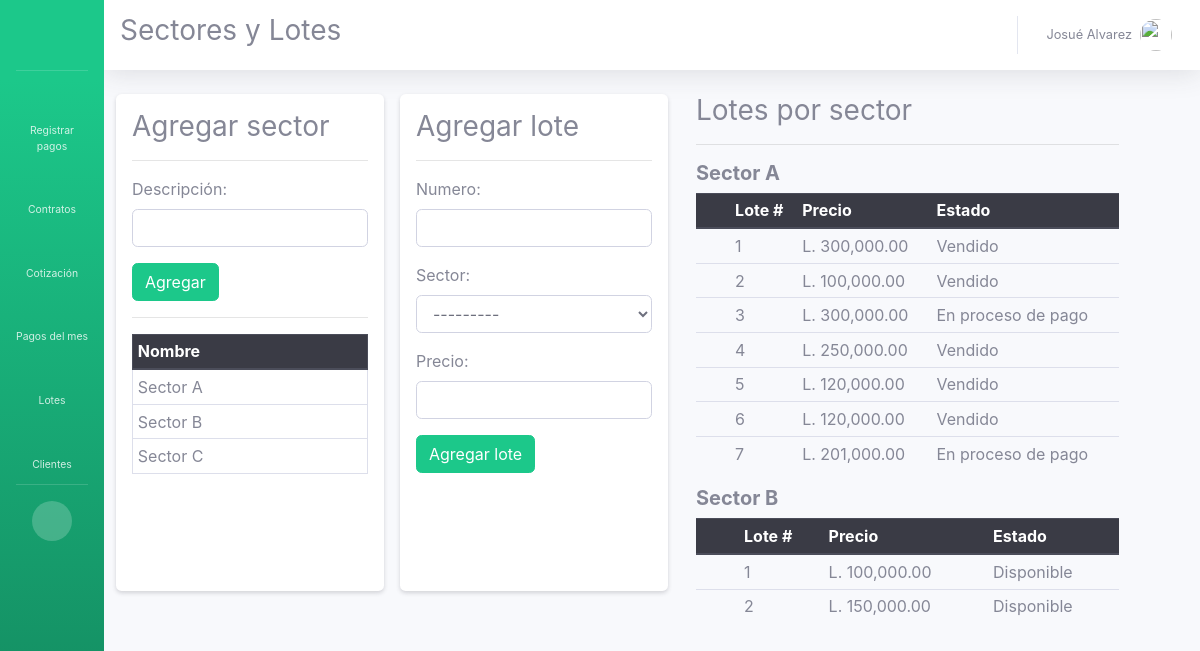
Screenshot of /s/sectores-y-lotes/ (signed in) with the database file from the repository.
### app_control_pagos/models.py (models this page shows, shortened)
class Sector(models.Model):
  descripcion = models.CharField('Descripción', max_length=15)
  latitud = models.CharField(max_length=40, null=True, blank=True)
  longitud = models.CharField(max_length=40, null=True, blank=True)
  def __str__(self):
    return self.descripcion

class Lote(models.Model):
  numero = models.IntegerField()
  sector = models.ForeignKey(Sector, on_delete = models.CASCADE)
  precio = models.DecimalField(max_digits=15, decimal_places=2)
  estado = models.ForeignKey(EstadoLote, on_delete = models.CASCADE)

class EstadoLote(models.Model):
  descripcion = models.CharField(max_length=20)
  def __str__(self):
    return self.descripcion

### app_control_pagos/views.py (the view)
# urls.py: path('sectores-y-lotes/', views.lotes, name="lotes"),
@login_required()
def lotes(request, objetivo = None, id = None):
  if objetivo is None:
    sector_form = SectorForm()
    estado_disponible = EstadoLote.objects.get(pk=1)
    lote_form = LoteForm(initial={'estado': estado_disponible})
  if objetivo == 'sector':
    lote_form = LoteForm()
    sector = Sector.objects.get(pk=id)
    sector_form = SectorForm(instance = sector)
  if objetivo == 'lote':
    sector_form = SectorForm()
    lote = Lote.objects.get(pk=id)
    lote_form = LoteForm(instance = lote)
  sectores = Sector.objects.all()
  lotes = Lote.objects.all()
  ctx = {
    'id': id,
    'sector_form': sector_form,
    'lote_form': lote_form,
    'sectores': sectores,
    'lotes': lotes
  }
  return render(request, 'app_pagos/lotes.html', ctx)

### app_control_pagos/forms.py
class SectorForm(ModelForm):
  class Meta:
    model = Sector
    fields = ['descripcion']
    widgets = {
      'descripcion': forms.TextInput(attrs={'class': 'form-control'})
    }

class LoteForm(ModelForm):
  class Meta:
    model = Lote
    fields = '__all__'
    widgets = {
      'numero': forms.NumberInput(attrs={'class': 'form-control'}),
      'sector': forms.Select(attrs={'class': 'form-control'}),
      'precio': forms.NumberInput(attrs={'class': 'form-control', 'step': 'any'}),
      'estado': forms.HiddenInput()
    }

### app_control_pagos/templates/app_pagos/lotes.html (shortened to what this page needs)
{% extends "base.html" %}
{% block title_content %}
Sectores y Lotes
{% endblock %}
{% load humanize %}
{% block content %}
  <div class="row">
    <div class="col-md-3 shadow-sm p-3 mb-5 mr-3 bg-white rounded">
      {% if id %}
      <form action="{% url 'pagos:actualizar_sector' 'sector' id %}" method="post">
      {% else %}
      <form action="{% url 'pagos:guardar_sector' 'sector' %}" method="post">
      {% endif %}
          <h3>Agregar sector</h3>
          <hr>
          {{ sector_form.as_p }}
          <input type="submit" class="btn btn-success" value="Agregar">
      </form>
      <hr>
      <table class="table table-bordered table-sm">
        <thead class="thead-dark">
          <tr>
            <th>Nombre</th>
          </tr>
        </thead>
        <tbody>
          {% for sector in sectores %}
          <tr>
            <td>
              <div class="row">
                <div class="col-8">{{ sector }}</div>
                <div class="col-4">
                  <a href="{% url 'pagos:editar_sector' 'sector' sector.id %}"><i class="fas fa-fw fa-edit"></i></a>
                </div>
              </div>
            </td>
          </tr>
          {% endfor %}
        </tbody>
      </table>
    </div>
    <div class="col-md-3 shadow-sm p-3 mb-5 mr-3 bg-white rounded">
      {% if id %}
      <form action="{% url 'pagos:actualizar_sector' 'lote' id %}" method="post">
      {% else %}
      <form action="{% url 'pagos:guardar_sector' 'lote' %}" method="post">
      {% endif %}
        <h3>Agregar lote</h3>
        <hr>
        {{ lote_form.as_p }}
        <input type="submit" value="Agregar lote" class="btn btn-success">
      </form>
    </div>
    <div class="col-md-5">
      <h3>Lotes por sector</h3>
      <hr>
      {% regroup lotes by sector as lotes_list %}
      {% for sector in lotes_list %}
      <h5><strong>{{sector.grouper}}</strong></h5>
      <table class="table table-sm">
        <thead class="thead-dark">
          <tr>
            <th></th>
            <th>Lote #</th>
            <th>Precio</th>
            <th>Estado</th>
          </tr>
        </thead>
        <tbody>
          {% for lote in sector.list %}
          <tr>
            <td>
              {% if lote.estado.descripcion != 'Vendido' %}
              <a href="{% url 'pagos:editar_sector' 'lote' lote.id %}">
                <i class="fas fa-fw fa-edit"></i>
              </a>
              {% endif %}
            </td>
            <td>{{ lote.numero }}</td>
            <td>L. {{ lote.precio|floatformat:2|intcomma }}</td>
            <td>{{ lote.estado }}</td>
          </tr>
          {% endfor %}
        </tbody>
      </table>
      {% endfor %}
    </div>
  </div>
{% endblock %}

### global_templates/base.html (shortened to what this page needs)
<!DOCTYPE html>
<html lang="en">
<head>
  {% load static %}
  <link href="{% static 'vendor/fontawesome-free/css/all.min.css' %} " rel="stylesheet">
  <link href="{% static 'bootstrap/css/bootstrap.css' %}" rel="stylesheet">
  <link href="{% static 'bootstrap/css/sb-admin-2.css' %}" rel="stylesheet">
  <link href="{% static 'jquery-ui/css/chosen.min.css' %}" rel="stylesheet">
</head>
<body id="page-top">
  <div id="wrapper">
    <ul class="navbar-nav bg-gradient-success sidebar sidebar-dark accordion toggled" id="accordionSidebar">
      <a class="sidebar-brand d-flex align-items-center justify-content-center" href="index.html">
      </a>
      <hr class="sidebar-divider">
      {% if user.is_superuser %}
      <li class="nav-item">
        <a class="nav-link" href="{% url 'pagos:registrar_pago' %}">
          <i class="fas fa-fw fa-cash-register"></i>
          <span>Registrar pagos</span>
        </a>
      </li>
      {% endif %}
      <li class="nav-item">
        <a class="nav-link" href="{% url 'pagos:contrato' 'todos' %}">
          <i class="fas fa-fw fa-file-alt"></i>
          <span>Contratos</span>
        </a>
      </li>
      <li class="nav-item">
        <a class="nav-link" href="{% url 'pagos:cotizacion_view' %}">
          <i class="fas fa-fw fa-scroll"></i>
          <span>Cotización</span>
        </a>
      </li>
      <li class="nav-item">
        <a class="nav-link" href="{% url 'pagos:pagos_del_mes' %}">
          <i class="fas fa-fw fa-dollar-sign"></i>
          <span>Pagos del mes</span>
        </a>
      </li>
      {% if user.is_superuser %}
      <li class="nav-item">
        <a class="nav-link" href="{% url 'pagos:lotes' %}">
          <i class="fas fa-fw fa-map-signs"></i>
          <span>Lotes</span>
        </a>
      </li>
      {% endif %}
      <li class="nav-item">
        <a class="nav-link" href="{% url 'pagos:clientes' %}">
          <i class="fas fa-fw fa-users"></i>
          <span>Clientes</span>
        </a>
      </li>
      <hr class="sidebar-divider d-none d-md-block">
      <div class="text-center d-none d-md-inline">
        <button class="rounded-circle border-0" id="sidebarToggle"></button>
      </div>
    </ul>
    <div id="content-wrapper" class="d-flex flex-column">
      <div id="content">
        <nav class="navbar navbar-expand navbar-light bg-white topbar mb-4 static-top shadow">
          <h3>{% block title_content %}{% endblock  %}</h3>
          <ul class="navbar-nav ml-auto">
            <li class="nav-item dropdown no-arrow">
              <a class="nav-link dropdown-toggle" href="#" id="userDropdown" role="button" data-toggle="dropdown" aria-haspopup="true" aria-expanded="false">
                <span class="mr-2 d-none d-lg-inline text-gray-600 small">{{ user.get_full_name }}</span>
                <img class="img-profile rounded-circle" src="{% static 'images/avatar.png' %}">
              </a>
            </li>
          </ul>
        </nav>
        <div class="container-fluid">
        {% block content %}
        {% endblock %}
        </div>
      </div>
    </div>
  </div>
</body>
</html>

### rows the page displays
Sector: descripcion "Sector A", grouper "Sector A"
Sector: descripcion "Sector B", grouper "Sector B"
Sector: descripcion "Sector C"
Lote: numero "1", precio "300,000.00", estado "Vendido"
Lote: numero "2", precio "100,000.00", estado "Vendido"
Lote: numero "3", precio "300,000.00", estado "En proceso de pago"
Lote: numero "4", precio "250,000.00", estado "Vendido"
Lote: numero "5", precio "120,000.00", estado "Vendido"
Lote: numero "6", precio "120,000.00", estado "Vendido"
Lote: numero "7", precio "201,000.00", estado "En proceso de pago"
Lote: numero "1", precio "100,000.00", estado "Disponible"
Lote: numero "2", precio "150,000.00", estado "Disponible"

### other values shown
{{ user.get_full_name }} "Josué Alvarez"
